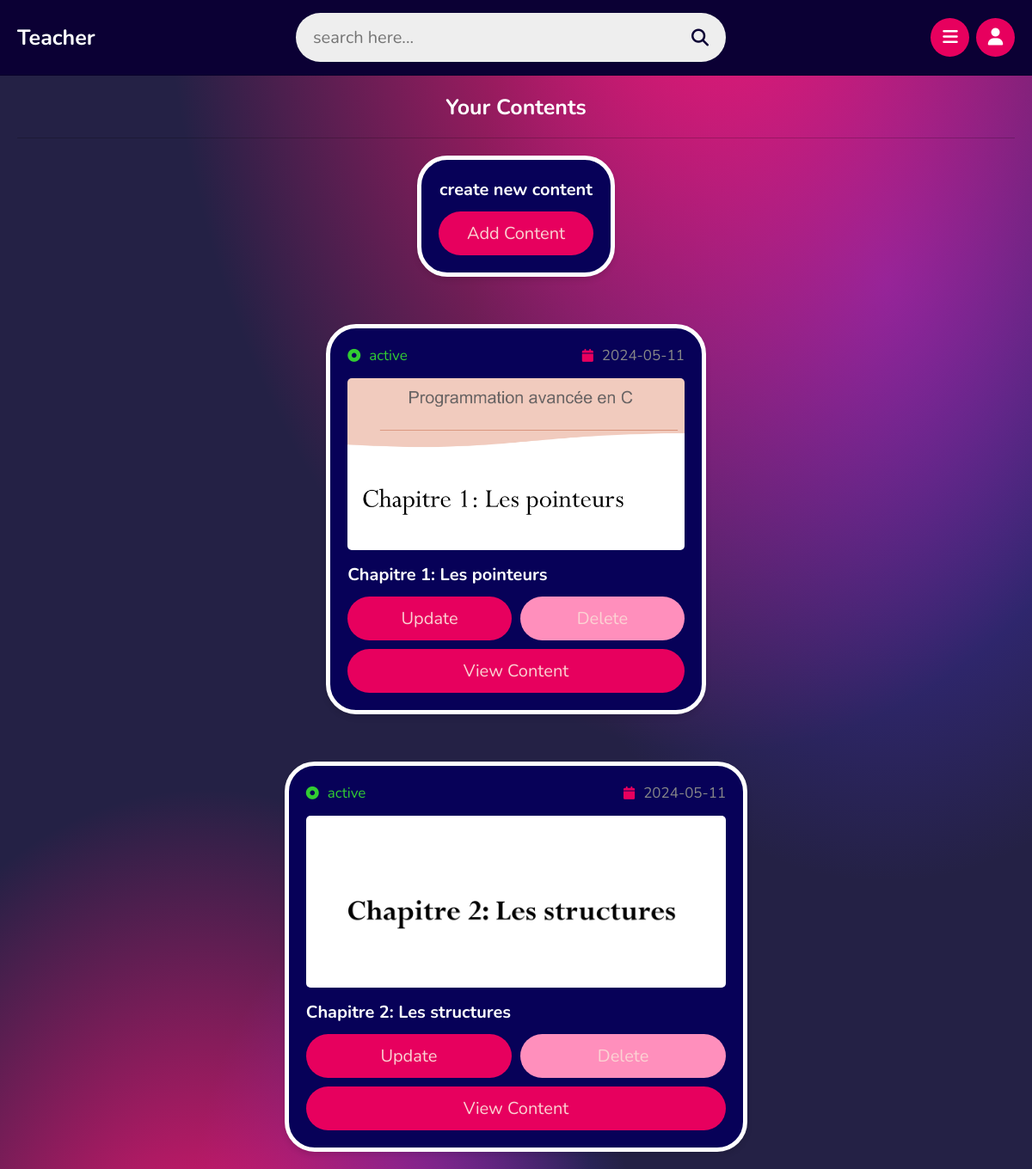
Page /teacher/contents.php (signed in) on the committed database.
### tables this page shows
CREATE TABLE `content` (
  `id` varchar(20) NOT NULL,
  `tutor_id` varchar(20) NOT NULL,
  `playlist_id` varchar(20) NOT NULL,
  `title` varchar(100) NOT NULL,
  `description` varchar(1000) NOT NULL,
  `prerequisites` text NOT NULL,
  `keywords` varchar(255) NOT NULL,
  `video` varchar(100) NOT NULL,
  `thumb` varchar(100) NOT NULL,
  `date` date NOT NULL DEFAULT current_timestamp(),
  `status` varchar(20) NOT NULL DEFAULT 'deactive'
);

### teacher/contents.php (the view, shortened to what this page needs)
<?php
include '../components/connect.php';
if(isset($_COOKIE['tutor_id'])){
   $tutor_id = $_COOKIE['tutor_id'];
}else{
   $tutor_id = '';
   header('location:login.php');
}
?>
<!DOCTYPE html>
<html lang="en">
<head>
   <link rel="stylesheet" href="https://cdnjs.cloudflare.com/ajax/libs/font-awesome/6.2.0/css/all.min.css">
   <link rel="stylesheet" href="../css/teacher_style.css">
</head>
<body>
<?php include '../components/teacher_header.php'; ?>
<section class="contents">
   <h1 class="heading">your contents</h1>
   <div class="box-container">
   <div class="box" style="text-align: center;">
      <h3 class="title" style="margin-bottom: .5rem;">create new content</h3>
      <a href="add_content.php" class="btn">add content</a>
   </div>
   <?php
      $select_videos = $conn->prepare("SELECT * FROM `content` WHERE tutor_id = ? ORDER BY date DESC");
      $select_videos->execute([$tutor_id]);
      if($select_videos->rowCount() > 0){
         while($fecth_videos = $select_videos->fetch(PDO::FETCH_ASSOC)){
            $video_id = $fecth_videos['id'];
   ?>
      <div class="box">
         <div class="flex">
            <div><i class="fas fa-dot-circle" style="<?php if($fecth_videos['status'] == 'active'){echo 'color:limegreen'; }else{echo 'color:red';} ?>"></i><span style="<?php if($fecth_videos['status'] == 'active'){echo 'color:limegreen'; }else{echo 'color:red';} ?>"><?= $fecth_videos['status']; ?></span></div>
            <div><i class="fas fa-calendar"></i><span><?= $fecth_videos['date']; ?></span></div>
         </div>
         <?php if(empty($fecth_videos['thumb']) || empty($fecth_videos['video'])): ?>
            <p class="big-font"><?php if(empty($fecth_videos['thumb'])){ echo 'tap to see video'; } else { echo 'text'; } ?></p>
         <?php else: ?>
            <img src="../uploaded_files/<?= $fecth_videos['thumb']; ?>" class="thumb" alt="">
         <?php endif; ?>
         <h3 class="title"><?= $fecth_videos['title']; ?></h3>
         <form action="" method="post" class="flex-btn">
            <a href="update_content.php?get_id=<?= $video_id; ?>" class="option-btn">update</a>
            <input type="submit" value="delete" class="delete-btn" onclick="return confirm('delete this video?');" name="delete_video">
         </form>
         <a href="view_content.php?get_id=<?= $video_id; ?>" class="btn">view content</a>
      </div>
   <?php
         }
      }else{
         echo '<p class="empty">no contents added yet!</p>';
      }
   ?>
   </div>
</section>
</body>
</html>

### css/teacher_style.css (style rules this page uses)
:root { --main-color: #e7005e; --red: #ff8fbc; --oragen: #e7005e; --bleueM: #070158; --green: #00f024; --redG: #8d0139; --white: #ffffff; --bleueG: #0b0034; --light-color: #888; --light-bg: #eee; --border: 0.1rem solid rgba(0, 0, 0, 0.2); }
* { font-family: "Nunito", sans-serif; margin: 0; padding: 0; box-sizing: border-box; outline: none; border: none; text-decoration: none; }
html { font-size: 62.5%; overflow-x: hidden; }
body { background: radial-gradient( 39.56% 48.29% at 20% 115.78%, #ff1675 0%, rgba(255, 22, 121, 0) 100% ), radial-gradient( 54.23% 74.52% at 69.72% -10.08%, #ff1675 0%, rgba(255, 22, 121, 0) 100% ), radial-gradient( 21.67% 31.7% at 39.72% 107.79%, rgba(74, 51, 209, 0.8) 0%, rgba(74, 51, 209, 0) 100% ), radial-gradient( 40.08% 51.33% at 85.83% 24.14%, rgba(74, 51, 209, 0.8) 0%, rgba(74, 51, 209, 0) 100% ), #242145 !important; padding-left: 30rem; }
section { padding: 2rem; margin: 0 auto; width: 100%; padding: 2rem; width: 100%; margin: 0 auto; }
.btn, .option-btn, .delete-btn, .inline-btn, .teacher-btn, .inline-option-btn, .inline-delete-btn { border-radius: 3rem; padding: 1.2rem 3.3rem; font-size: 2rem; color: #fbd3d3; margin-top: 1rem; text-transform: capitalize; cursor: pointer; text-align: center; }
.btn, .option-btn, .delete-btn { display: block; width: 100%; }
.btn, .teacher-btn, .inline-btn { background-color: var(--main-color); }
.option-btn, .inline-option-btn { background-color: var(--oragen); }
.delete-btn, .teacher-btn, .inline-delete-btn { background-color: var(--red); }
.flex-btn { display: flex; gap: 1rem; }
.heading { padding-bottom: 1.8rem; border-bottom: var(--border); font-size: 2.5rem; color: var(--white); text-transform: capitalize; margin-bottom: 2rem; text-align: center; }
.contents .box-container { display: flex; flex-direction: column; align-items: center; justify-content: center; gap: 5.5rem; }
.contents .box-container .box { border-radius: 3.5rem; background-color: var(--bleueM); padding: 2rem; overflow-x: hidden; box-shadow: 0px 4px 6px rgba(0, 0, 0, 0.1); transition: background-color 0.3s ease, border-radius 0.3s ease; border: 5px solid white; }
.contents .box-container .box .thumb { height: 20rem; width: 100%; border-radius: 0.5rem; object-fit: cover; margin: 1rem 0; }
.contents .box-container .box .flex { display: flex; align-items: center; justify-content: space-between; gap: 1.5rem; margin-bottom: 0.5rem; }
.contents .box-container .box .flex i { font-size: 1.5rem; color: var(--main-color); margin-right: 1rem; }
.contents .box-container .box .flex span { color: var(--light-color); font-size: 1.7rem; }
.contents .box-container .box .title { font-size: 2rem; color: var(--white); line-height: 1.5; text-overflow: ellipsis; overflow-x: hidden; }
@media (max-width: 1200px) { body { padding-left: 0; } }

### rows in the picture
content: status "active", date "2024-05-11", thumb (picture), title "Chapitre 1: Les pointeurs"
content: status "active", date "2024-05-11", thumb (picture), title "Chapitre 2: Les structures"
